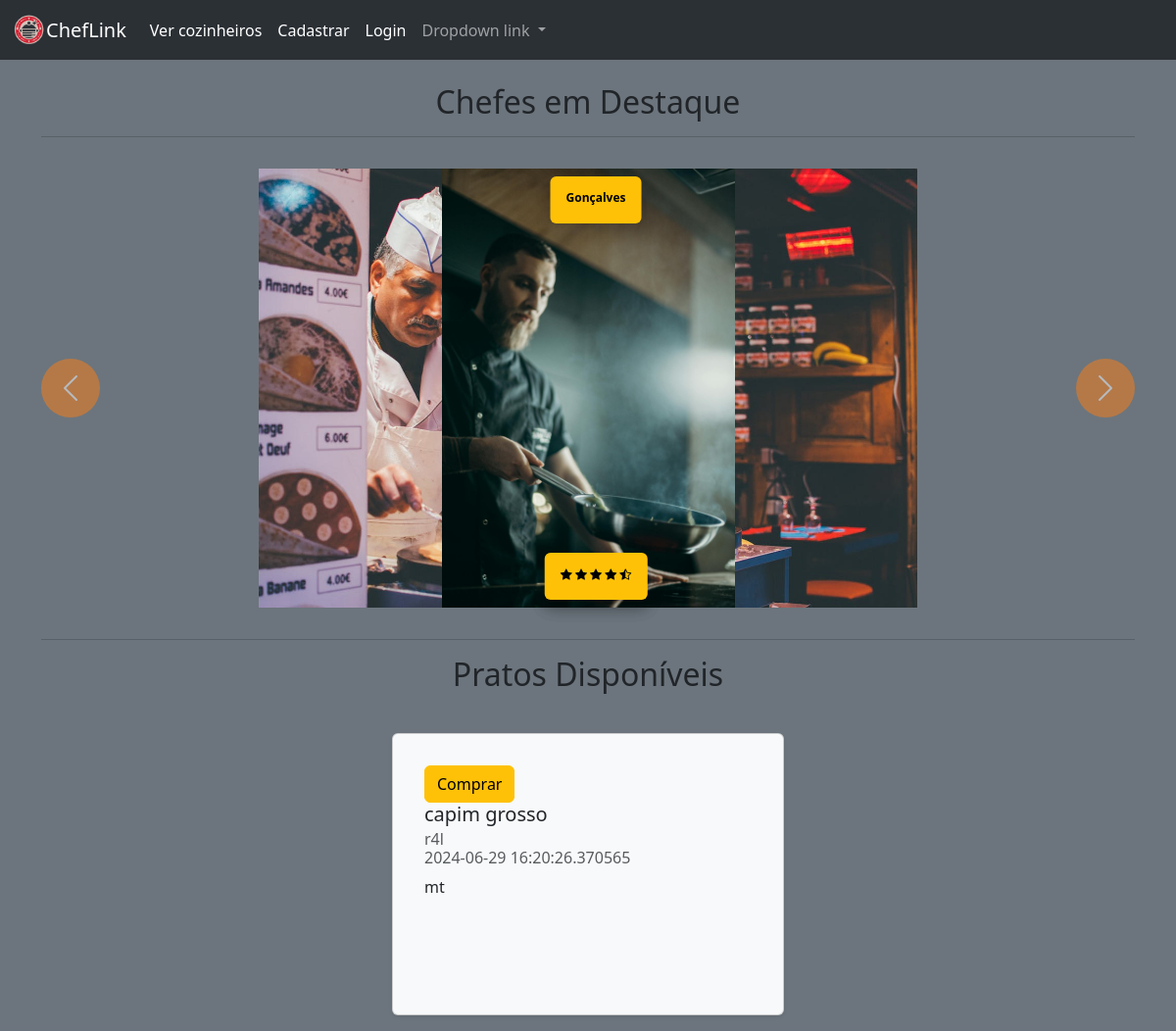
Before: / with the older database file.
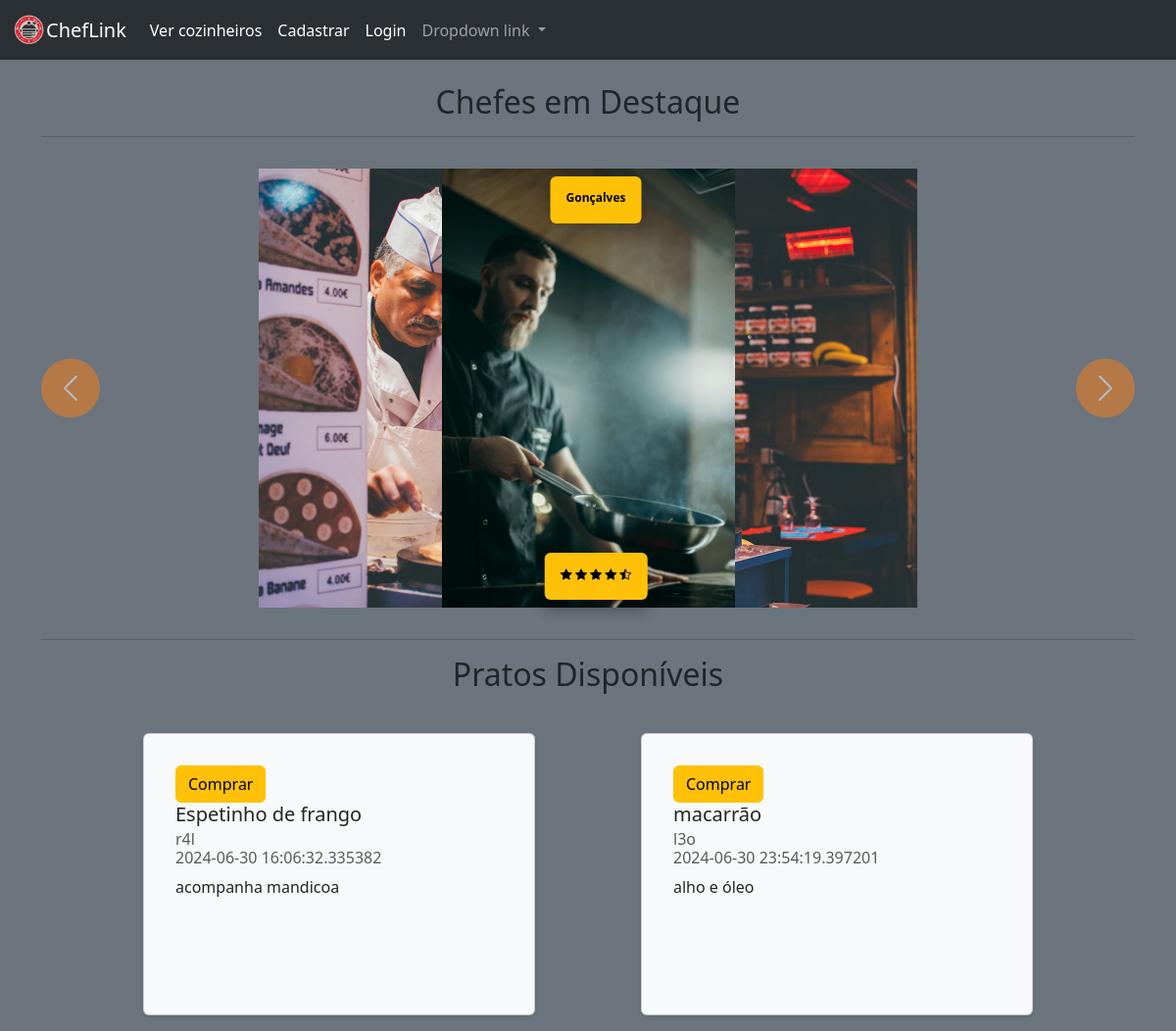
After: the same page with the newer database file.
### models.py (models this page shows)
class UserPostModel(db.Model):
    __tablename__ = "userpostmodel"
    id = mapped_column(Integer,autoincrement=True,primary_key=True)
    title = mapped_column(String(30),nullable=False)
    user_id = mapped_column(Integer, ForeignKey('usermodel.id'))
    slug = mapped_column(String(30),nullable=False)
    content = mapped_column(Text,nullable=False)
    date_posted = mapped_column(DateTime,default=datetime.utcnow())

class UserModel(db.Model, UserMixin):
    __tablename__ = "usermodel"
    id = mapped_column(Integer,autoincrement=True,primary_key=True)
    name = mapped_column(String(100), nullable=False)
    username = mapped_column(String(30), nullable=False,unique=True)
    email = mapped_column(String(60), nullable=False, unique=True)
    password_hash = mapped_column(String(128), nullable=False)
    status = mapped_column(Boolean, unique=False,default=True)
    posts = relationship('UserPostModel', backref='poster')

### routes.py (the view)
@app.route('/')
def index():
    posts = UserPostModel.query.all()
    return render_template('index.html',posts=posts)

### templates/index.html (shortened to what this page needs)
{%extends "base.html"%}
{%block body%}
<br>
<h2 class="text-center">Chefes em Destaque</h2>
<div class="container">
    <hr>
    {%include "components/carrossel.html"%}
    <hr>
</div>
<h2 class="text-center">Pratos Disponíveis</h2>
<div class="container d-flex flex-row mb-3 gap-2 flex-wrap align-items-center">
    <br>
    {%include "components/post.html"%}
</div>
{%endblock%}

### templates/base.html (shortened to what this page needs)
<!DOCTYPE html>
<html lang="pt-br">
<head>
    <link href="https://cdn.jsdelivr.net/npm/bootstrap@5.3.3/dist/css/bootstrap.min.css" rel="stylesheet"
>
    <link rel="stylesheet" href="https://cdn.jsdelivr.net/npm/bootstrap-icons@1.11.3/font/bootstrap-icons.min.css">
</head>
<body class="bg-secondary">
    {%include "components/navbar.html"%}
    {%block body%} {%endblock%}
</body>
</html>

### templates/components/navbar.html (shortened to what this page needs)
<nav class="navbar navbar-expand-lg bg-body-tertiary" data-bs-theme="dark">
    <div class="container-fluid">
        <a class="navbar-brand d-flex align-items-center" href="{{url_for('index')}}">
            <img src="{{url_for('static',filename='images/logo_192.png')}}" alt="Logo" width="35" height="35"
                class="d-inline-block align-text-top">
            ChefLink
        </a>
        <div class="collapse navbar-collapse" id="navbarNavDropdown">
            <ul class="navbar-nav">
                <li class="nav-item">
                    <a class="nav-link active" aria-current="page" href="{{url_for('listar_usuarios')}}">Ver cozinheiros</a>
                </li>
                {%if not current_user.is_authenticated%}
                <li class="nav-item">
                    <a class="nav-link active" aria-current="page" href="{{url_for('add_user')}}">Cadastrar</a>
                </li>
                <li class="nav-item">
                    <a class="nav-link active" href="{{url_for('login')}}">Login</a>
                </li>
                {%endif%}
                <li class="nav-item dropdown">
                    <a class="nav-link dropdown-toggle" href="#" role="button" data-bs-toggle="dropdown"
                        aria-expanded="false">
                        Dropdown link
                    </a>
                </li>
            </ul>
        </div>
    </div>
</nav>

### templates/components/carrossel.html (shortened to what this page needs)
<div id="carouselExampleAutoplaying" class="carousel slide d-flex" data-bs-ride="carousel">
    <div class="carousel-inner position-relative p-3 rounded-3" style="height: 30em;">
        <div class="carousel-item h-100 active " data-bs-interval="3000" style="background-image: url(../static/temp/chefe_01.jpg ); background-size: contain; background-repeat: no-repeat; background-position: center;">
            <div class="badge text-bg-warning text-wrap shadow p-3 m-2 rounded position-absolute top-0 start-50 translate-middle-x" style=" height: 3rem;">
            </div>
            <div class="badge text-bg-warning text-wrap shadow p-3 m-2 rounded position-absolute bottom-0 start-50 translate-middle-x" style=" height: 3rem;">
                <span class="rating">
                </span>
            </div>
        </div>
        <div class="carousel-item h-100 active " data-bs-interval="3000" style="background-image: url(../static/temp/chefe_02.jpg ); background-size: contain; background-repeat: no-repeat; background-position: center;">
            <div class="badge text-bg-warning text-wrap shadow p-3 m-2 rounded position-absolute top-0 start-50 translate-middle-x" style=" height: 3rem;">
            </div>
            <div class="badge text-bg-warning text-wrap shadow p-3 m-2 rounded position-absolute bottom-0 start-50 translate-middle-x" style=" height: 3rem;">
                <span class="rating">
                </span>
            </div>
        </div>
        <div class="carousel-item h-100 active " data-bs-interval="3000" style="background-image: url(../static/temp/chefe_03.jpg ); background-size: contain; background-repeat: no-repeat; background-position: center;">
            <div class="badge text-bg-warning text-wrap shadow p-3 m-2 rounded position-absolute top-0 start-50 translate-middle-x" style=" height: 3rem;">
                Gonçalves
            </div>
            <div class="badge text-bg-warning text-wrap shadow p-3 m-2 rounded position-absolute bottom-0 start-50 translate-middle-x" style=" height: 3rem;">
                <span class="rating">
                    <i class="bi bi-star-fill"></i>
                    <i class="bi bi-star-fill"></i>
                    <i class="bi bi-star-fill"></i>
                    <i class="bi bi-star-fill"></i>
                    <i class="bi bi-star-half"></i>
                </span>
            </div>
        </div>
    </div>
    <button class="carousel-control-prev rounded-circle align-self-center" type="button" data-bs-target="#carouselExampleAutoplaying" style="background-color: #fd7e14; width: 60px; height: 60px; ";
        data-bs-slide="prev">
        <span class="carousel-control-prev-icon " aria-hidden="true" "></span>
    </button>
    <button class="carousel-control-next rounded-circle align-self-center" type="button" data-bs-target="#carouselExampleAutoplaying" style="background-color: #fd7e14; width: 60px; height: 60px; "
        data-bs-slide="next">
        <span class="carousel-control-next-icon" aria-hidden="true"></span>
    </button>
</div>

### templates/components/post.html (shortened to what this page needs)
{%if posts%}
<div class="container d-flex  flex-wrap gap-3 justify-content-evenly">
{%for post in posts%}
<div class="card shadow-sm p-3 bg-body-tertiary rounded" style="width: 25rem; height: 18rem;">
    <div class="card-body " style="overflow: hidden;">
        <a href="#" class="btn btn-warning">Comprar</a>
        <h5 class="card-title">{{post.title}}</h5>
        <h6 class="card-subtitle mb-2 text-body-secondary">{{post.poster.username}} <br>
            {{post.date_posted}}</h6>
        <p class="card-text" style="text-overflow: ellipsis;">{{post.content}}</p>
    </div>
</div>
{%endfor%}
</div>
{%else%}
<p>Não há postagens</p>
{%endif%}

Changed rows visible on the page:
removed UserPostModel: title "capim grosso", poster.username "r4l", date_posted "2024-06-29 16:20:26.370565", content "mt"
added UserPostModel: title "Espetinho de frango", poster.username "r4l", date_posted "2024-06-30 16:06:32.335382", content "acompanha mandicoa"
added UserPostModel: title "macarrão", poster.username "l3o", date_posted "2024-06-30 23:54:19.397201", content "alho e óleo"
